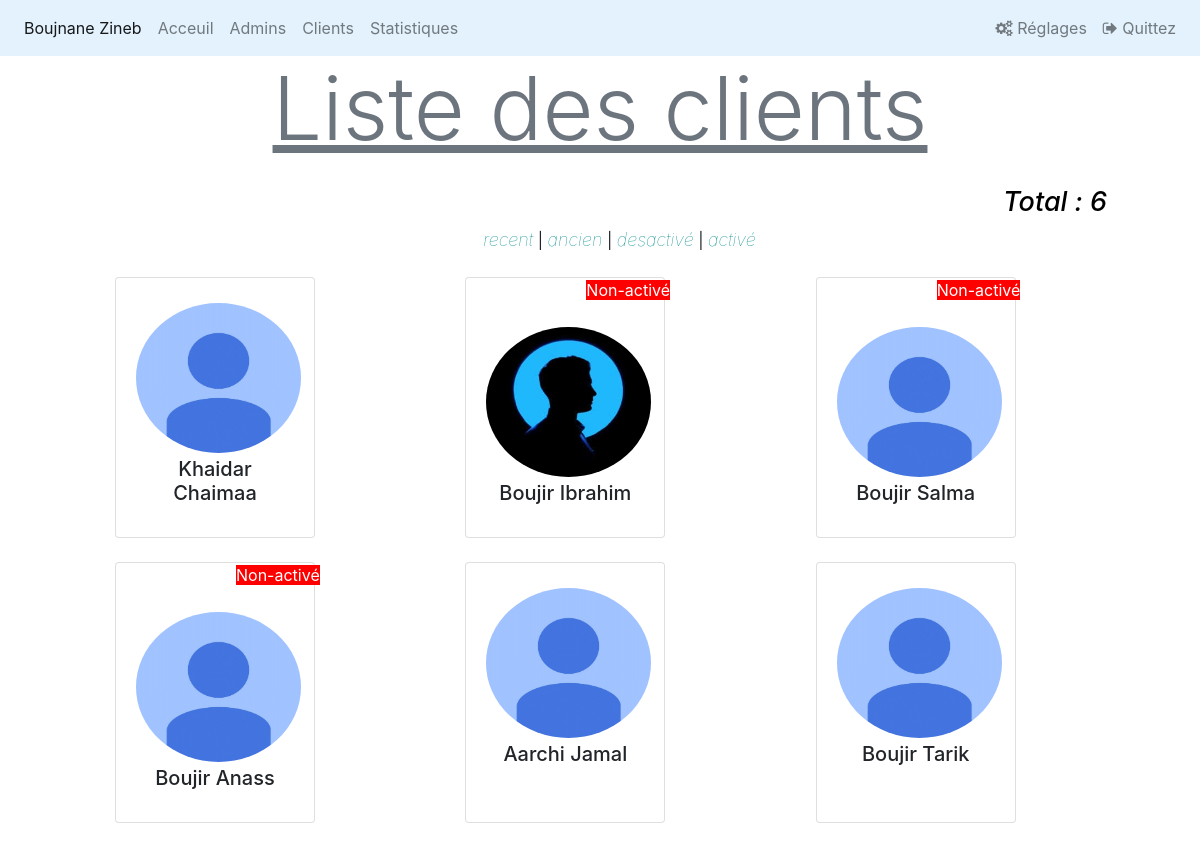
Screenshot of /Manager/clients.php (signed in) with the database file from the repository.
### tables this page shows
CREATE TABLE `user` (
  `idUser` int(11) NOT NULL,
  `Nom` varchar(25) NOT NULL,
  `Prenom` varchar(25) NOT NULL,
  `Email` varchar(50) NOT NULL,
  `Tel` varchar(10) DEFAULT NULL,
  `Adresse` text NOT NULL,
  `Password` varchar(25) NOT NULL,
  `Avatar` varchar(50) NOT NULL,
  `GroupID` int(1) NOT NULL DEFAULT 0,
  `Activate` int(1) NOT NULL DEFAULT 0,
  `Added` date NOT NULL,
  `Updated` date NOT NULL
);

### Manager/Include/fct/fonction.php (called while the page is built, shortened)
<?php
    function returnCount($table,$select,$colone=null,$condition=null)
    {
        global $cnx;
        if($colone !=null && $condition != null){
            $sql    = "SELECT COUNT($select) FROM $table WHERE $colone = $condition ";
        }else{
            $sql    = "SELECT COUNT($select) FROM $table ";
        }
        $req    = $cnx->prepare($sql);
        $req->execute();
        $col    = $req->fetchColumn();
        return $col;
    }
    function byOrder($table,$select,$colone,$condition,$order,$type='DESC',$limit=10)
    {
        global $cnx;
        $sql    = "SELECT $select FROM $table WHERE $colone = $condition ORDER BY $order $type LIMIT $limit";
        $req    = $cnx->prepare($sql);
        $req->execute();
        $rows    = $req->fetchAll();
        return $rows;
    }
?>

### Manager/clients.php (the view, shortened to what this page needs)
<?php
    if(!isset($_SESSION['id']))
    {
        header("Location:login.php");
    }else{
?>
    <h1 class="display-2 admin-title text-center text-secondary">Liste des clients</h1>
    <div class="container">
<div class="row ml-4 mt-4">
    <div class="col md-12 mr-5">
        <h4 class="text-right admin-count">Total :
<?php
        $col = returnCount('user','*','GroupID','0');
        $rows    = byOrder('user','*','GroupID','0','idUser');
        $show   = isset($_GET['show'])? $_GET['show'] :'';
        echo $col;
?>      </h4>
    </div>
        <div class="col-md-12 text-center show-option">
            <a href="?show=rec" class="<?php if($show == 'rec'){echo 'active';} ?>">recent</a> |
            <a href="?show=old" class="<?php if($show == 'old'){echo 'active';} ?>">ancien</a> |
            <a href="?show=des" class="<?php if($show == 'des'){echo 'active';} ?>">desactivé</a> |
            <a href="?show=act" class="<?php if($show == 'act'){echo 'active';} ?>">activé</a>
        </div>
<?php
        if($rows){
            echo '<div class="mt-4 row container row-cols-2 ml-3 mr-1 row-cols-md-3">';
            foreach($rows as $row){
?>
        <div class="col mb-4"><div class="card h-100 info-admin">
            <div class="card-body">
            <?php if($row['Activate']==0){
                echo  ' <span class="status-activate"> Non-activé</span>';
                }
            ?>
            <img src="../Upload/avatar/<?php  if(!empty($row['Avatar'])){echo $row['Avatar'];}else{echo "unknow.jpg";} ?>" class="card-img-top" alt="Profile pictur" id="profile-img">
                <h5 class="card-title text-center mt-1"><?php echo $row['Nom']." ".$row['Prenom'];?></h5>
            </div>
        </div></div>
<?php
            }
            echo '</div></div>';
        }else{
            echo '</div>';
            echo '<div class="alert mt-3 text-center alert-warning" role="alert">
                    <p>Aucun client dans ce groupement !</p>
                 </div>';
        }
        echo '</div>';
        include "Include/template/footer.php";
    }
?>

### Manager/Design/css/back.css (style rules this page uses)
#profile-img { height: 300px; width: 300px; border-radius: 50%; margin: auto; }
.admin-title { text-decoration: underline; }
.admin-count { font-size: 27px; color: black; font-style: oblique; }
#profile-img { height: 150px; width: 165px; border-radius: 50%; margin: auto; margin-top: 5px; }
.info-admin { position: relative; height: max-content; width: 200px; }
.show-option a { font-size: large; font-style: italic; color: darkcyan; font-weight: lighter; text-decoration: none; }
.status-activate { background-color: red; color: white; font-size: medium; width: fit-content; right: -100px; position: relative; top: -20px; }

### rows the page displays
user: Nom "Khaidar", Prenom "Chaimaa"
user: Activate "Non-activé", Avatar (picture), Nom "Boujir", Prenom "Ibrahim"
user: Activate "Non-activé", Nom "Boujir", Prenom "Salma"
user: Activate "Non-activé", Nom "Boujir", Prenom "Anass"
user: Nom "Aarchi", Prenom "Jamal"
user: Nom "Boujir", Prenom "Tarik"

### other values shown
$_SESSION['nom'] "Boujnane"
$_SESSION['prenom'] "Zineb"
$col "6"
